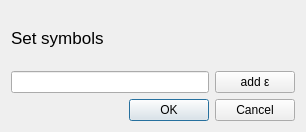
<?xml version="1.0" encoding="UTF-8"?>
<ui version="4.0">
 <class>SymbolsInputDialog</class>
 <widget class="QDialog" name="SymbolsInputDialog">
  <property name="geometry">
   <rect>
    <x>0</x>
    <y>0</y>
    <width>306</width>
    <height>132</height>
   </rect>
  </property>
  <property name="windowTitle">
   <string>Dialog</string>
  </property>
  <layout class="QVBoxLayout" name="verticalLayout">
   <item>
    <widget class="QLabel" name="label">
     <property name="font">
      <font>
       <pointsize>13</pointsize>
      </font>
     </property>
     <property name="text">
      <string>Set symbols</string>
     </property>
    </widget>
   </item>
   <item>
    <layout class="QHBoxLayout" name="horizontalLayout">
     <item>
      <widget class="QLineEdit" name="symbolsLineEdit"/>
     </item>
     <item>
      <widget class="QPushButton" name="addEpsilonButton">
       <property name="text">
        <string>add ε</string>
       </property>
      </widget>
     </item>
    </layout>
   </item>
   <item>
    <widget class="QDialogButtonBox" name="buttonBox">
     <property name="orientation">
      <enum>Qt::Horizontal</enum>
     </property>
     <property name="standardButtons">
      <set>QDialogButtonBox::Cancel|QDialogButtonBox::Ok</set>
     </property>
    </widget>
   </item>
  </layout>
 </widget>
 <resources/>
 <connections>
  <connection>
   <sender>buttonBox</sender>
   <signal>accepted()</signal>
   <receiver>SymbolsInputDialog</receiver>
   <slot>accept()</slot>
   <hints>
    <hint type="sourcelabel">
     <x>227</x>
     <y>78</y>
    </hint>
    <hint type="destinationlabel">
     <x>157</x>
     <y>99</y>
    </hint>
   </hints>
  </connection>
  <connection>
   <sender>buttonBox</sender>
   <signal>rejected()</signal>
   <receiver>SymbolsInputDialog</receiver>
   <slot>reject()</slot>
   <hints>
    <hint type="sourcelabel">
     <x>295</x>
     <y>84</y>
    </hint>
    <hint type="destinationlabel">
     <x>286</x>
     <y>99</y>
    </hint>
   </hints>
  </connection>
 </connections>
</ui>
